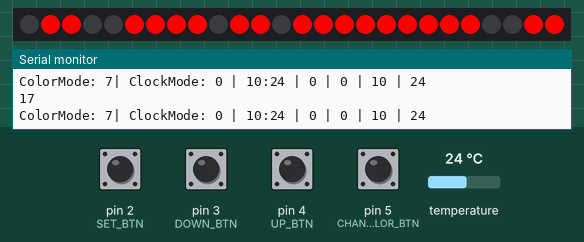
Simulated run of this sketch. Board: Arduino Uno, built with avr-gcc and run on an emulated ATmega328P. Parts: 26 RGB LEDs in strip order, left to right, the last lines printed to the serial monitor. Inputs (shaded band) come from the test bench; at power-on: pin 2 (SET_BTN), pin 3 (DOWN_BTN), pin 4 (UP_BTN), pin 5 (CHANGE_COLOR_BTN) LOW, temperature 24 °C. The local clock reads 2024-03-15 10:24:30 at power-on unless the sketch sets it.

Above: at 2.2 s.
2.3 s: pin 5 (CHANGE_COLOR_BTN) pulled HIGH for 0.15 s
At 3.8 s:
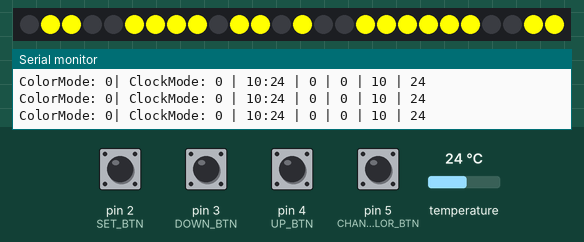
5.4 s: pin 5 (CHANGE_COLOR_BTN) pulled HIGH for 1 s
At 7.8 s:
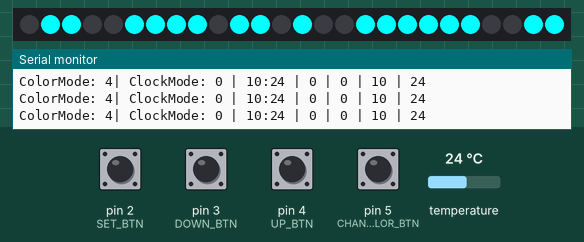
9.4 s: pin 5 (CHANGE_COLOR_BTN) pulled HIGH for 1 s
At 9.7 s:
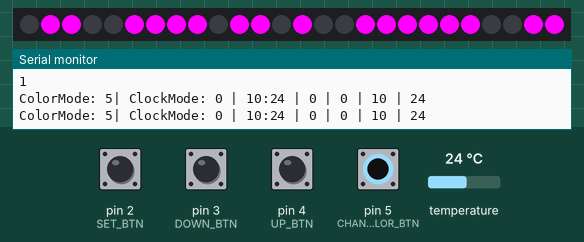
11.9 s: pin 2 (SET_BTN) pulled HIGH for 1 s
At 13.6 s:
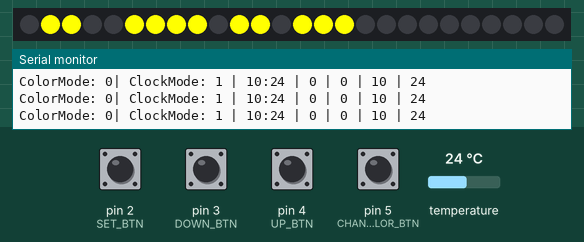
15.5 s: pin 5 (CHANGE_COLOR_BTN) pulled HIGH for 0.15 s
At 17.5 s:
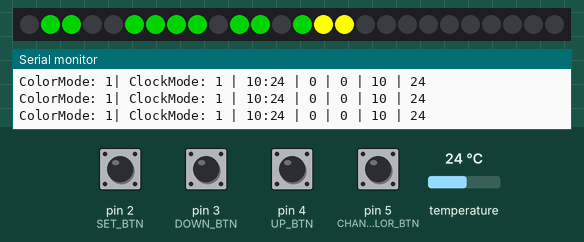
18.6 s: pin 5 (CHANGE_COLOR_BTN) pulled HIGH for 1 s
At 21.7 s:
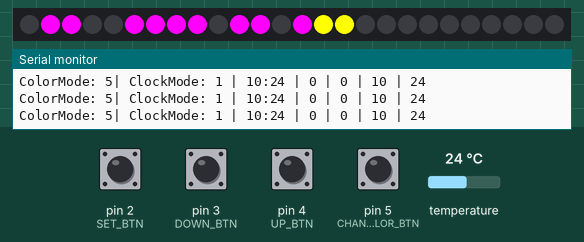
Timing chart, 0 to 22.6 s (numbered marks = the images above; inputs shaded):
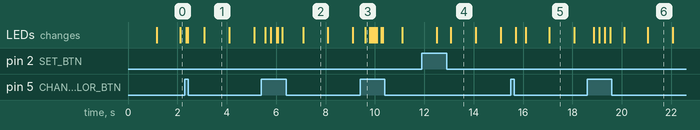

Measured:
- after the input at 2.3 s, the LEDs: first change after 0.06 s (image 1 shows a later state)
- after the input at 5.4 s, the LEDs: first change after 0.16 s (image 2 shows a later state)
- after the input at 9.4 s, the LEDs: change after 0.22 s (image 3)
- after the input at 15.5 s, the LEDs: change after 0.21 s (image 5)
- after the input at 18.6 s, the LEDs: first change after 0.26 s (image 6 shows a later state)
- what the display in image 4 shows lasts 1.0 s, from 13.1 s to 14.1 s

The sketch:

normal_clock_with_switches.ino
```cpp
/*External libraries you need:
 * Adafruit RTCLib:   https://github.com/adafruit/RTClib
 * FastLED:           https://github.com/FastLED/FastLED
 */

// Libraries Required:
#include <FastLED.h>
#include <Wire.h>
#include "RTClib.h"

// FastLED Constants:
#define NUM_LEDS 26
#define DATA_PIN 7
#define BRIGHTNESS 255

#define SEG_0_STARTING_INDEX 0
#define SEG_1_STARTING_INDEX 7
#define SEPERATOR_INDEX 14
#define SEPERATOR_LENGTH 2
#define SEG_2_STARTING_INDEX 16
#define SEG_3_STARTING_INDEX 23

// INPUT/OUTPUT PINS:
#define SET_BTN 2
#define UP_BTN 4
#define DOWN_BTN 3
#define CHANGE_COLOR_BTN 5

// Creating rtc & DateTime Object:
RTC_DS3231 rtc;


// Creating LEDs object for FastLED lib.:
CRGB LEDs[NUM_LEDS];

// Creating Colors:
CRGB color = CRGB(255, 20, 147); // Default Color;
CRGB colorOFF = CRGB::Black;
CHSV colorCHSV;

// Variables:
volatile int hours = 0;   // For Storing Hour Value
volatile int minutes = 0; // For Storing Minute Value

long changeColorBtnLastDebounceTime = 0;
long setBtnLastDebounceTime = 0;
long upBtnLastDebounceTime = 0;
long downBtnLastDebounceTime = 0;
long debounceDelay = 200;
int iColor;
enum modes
{
    SHOW_CLOCK,
    SET_HOUR,
    SET_MINUTES,
    MODES_LENGTH
};
enum modes currentClockMode;

enum colorModes
{
    YELLOW,
    GREEN,
    BLUE,
    RED,
    CYAN,
    MAGENTA,
    RAINBOW,
    PRIMARY,
    COLORMODES_LENGTH
};
enum colorModes currentColorMode;

void setup()
{
    // Setting Up Deafult Modes
    currentClockMode = SHOW_CLOCK;
    currentColorMode = PRIMARY;

    // Seting Up Pin Modes:
    pinMode(SET_BTN, INPUT);
    pinMode(UP_BTN, INPUT);
    pinMode(DOWN_BTN, INPUT);
    pinMode(CHANGE_COLOR_BTN, INPUT);

    // Initialize LED Strip:
    FastLED.delay(1000);
    FastLED.addLeds<WS2812B, DATA_PIN, GRB>(LEDs, NUM_LEDS);
    FastLED.setBrightness(BRIGHTNESS);

    // Initialize Serial Connection:
    Serial.begin(9600);
    while (!Serial)
        ;

    // Initaialize RTC:
    if (!rtc.begin())
    {
        Serial.println("Couldn't find RTC");
        while (1)
            ;
    }

    // Setting Up Time If RTC losts Power/ New Module:
    if (rtc.lostPower())
    {
        Serial.println("RTC lost power, lets set the time!");
        rtc.adjust(DateTime(F(__DATE__), F(__TIME__)));
    }
    //    rtc.adjust(DateTime(F(__DATE__), F(__TIME__)));
    // Display Welcome Message
    displayWelcomeMessage(rtc.now());
}


void loop()
{
  DateTime now = rtc.now();
  Serial.print("ColorMode: ");
  Serial.print(currentColorMode);
  Serial.print("| ClockMode: ");
  Serial.print(currentClockMode);
  Serial.print(" | ");
  Serial.print(now.hour());
  Serial.print(":");
  Serial.print(now.minute());
  Serial.print(" | ");
  Serial.print(digitalRead(UP_BTN));
  Serial.print(" | ");
  Serial.print(digitalRead(DOWN_BTN));
  Serial.print(" | ");
  Serial.print(hours);
  Serial.print(" | ");
  Serial.print(minutes);
  Serial.println();

    switch (currentColorMode)
    {
    case 0:
        color = CRGB::Yellow;
        break;
    case 1:
        color = CRGB::Green;
        break;
    case 2:
        color = CRGB::Blue;
        break;
    case 3:
        color = CRGB::Red;
        ;
        break;
    case 4:
        color = CRGB(0, 255, 255); // CYAN
        break;
    case 5:
        color = CRGB(255, 0, 255); // Magenta
        break;
    case 6: // COLOR CHANGING MODE / RAINBOW MODE
        colorCHSV.sat = 255;
        colorCHSV.val = 255;
        if (colorCHSV.hue >= 255)
            colorCHSV.hue = 0;
        else
            colorCHSV.hue++;
        FastLED.show();
        break;
     case 7: // COLOR CHANGING MODE / PRIMARY MODE
    default:
    {
        colorCHSV.sat = 255;
        colorCHSV.val = 255;
        if (iColor >= 255)
            iColor = 0;
        else
            iColor++;
        if (iColor==0||iColor==86||iColor==171 )colorCHSV.hue=iColor;
        //||iColor==127||iColor==212
        Serial.println(iColor);
    }
        FastLED.show();
        break;
    }

    // Checks if ColorChange Button is Pressed
    if ((millis() - changeColorBtnLastDebounceTime) > debounceDelay)
    {
        if (digitalRead(CHANGE_COLOR_BTN) == HIGH)
        {
            Serial.println(digitalRead(CHANGE_COLOR_BTN));
            currentColorMode = (currentColorMode + 1) % COLORMODES_LENGTH;
        }
        changeColorBtnLastDebounceTime = millis();
    }

    // Checks if SET Button is Pressed
    if ((millis() - setBtnLastDebounceTime) > debounceDelay)
    {
        if (digitalRead(SET_BTN) == HIGH)
        {
            currentClockMode = (currentClockMode + 1) % MODES_LENGTH;
            if (currentClockMode == SHOW_CLOCK)
            {
                int year = now.year();
                int month = now.month();
                int day = now.day();
                int seconds = 0;
                rtc.adjust(DateTime(year, month, day, hours, minutes, seconds));
            }
        }
        setBtnLastDebounceTime = millis();
    }
    if (currentClockMode != SHOW_CLOCK)
            {
                hours = currentClockMode == SET_HOUR ? hours: now.hour();
                minutes = currentClockMode == SET_MINUTES ? minutes: now.minute() ;
                // Checks if UP Button is Pressed
                if ((millis() - upBtnLastDebounceTime) > debounceDelay)
                {
                    if (digitalRead(UP_BTN) == HIGH)
                    {
                      Serial.println("Up Triggered! ");
                        if (currentClockMode == SET_HOUR){
                          hours = (hours + 1) % 24;
                          Serial.println(hours);
                        }

                        else if (currentClockMode == SET_MINUTES){
                          Serial.println(minutes);
                            minutes = (minutes + 1) % 60;
                        }
                    }
                    upBtnLastDebounceTime = millis();
                }
                // Checks if DOWN Button is Pressed
                if ((millis() - downBtnLastDebounceTime) > debounceDelay)
                {
                    if (digitalRead(DOWN_BTN) == HIGH)
                    {
                      Serial.println("Down Triggered! ");
                        if (currentClockMode == SET_HOUR)
                            hours = hours > 0 ? hours - 1 : 23;
                        else if (currentClockMode == SET_MINUTES)
                            minutes = minutes > 0 ? minutes - 1 : 59;
                    }
                    downBtnLastDebounceTime = millis();
                }
            }
    hours = (currentClockMode == SET_HOUR)?hours: now.hour();// : hours;
    minutes = (currentClockMode == SET_MINUTES)?minutes: now.minute();// : minutes;
    int formattedHours = hours > 12 ? hours - 12 : hours;
    int hoursLeft = formattedHours / 10;
    int hoursRight = formattedHours % 10;
    int minutesLeft = minutes / 10;
    int minutesRight = minutes % 10;
    if (currentClockMode == SHOW_CLOCK)
    {
        displaySegments(SEG_0_STARTING_INDEX, minutesRight);
        displaySegments(SEG_1_STARTING_INDEX, minutesLeft);
        // Blinking Seperators
        for (int i = 0; i < SEPERATOR_LENGTH; i++)
        {
            LEDs[SEPERATOR_INDEX + i] = (now.second() % 2 == 0) ? ((currentColorMode == RAINBOW||currentColorMode==PRIMARY) ? colorCHSV : color) : colorOFF;
        }
        displaySegments(SEG_2_STARTING_INDEX, hoursRight);
        LEDs[SEG_3_STARTING_INDEX + 1] = hoursLeft == 1 ? ((currentColorMode == RAINBOW||currentColorMode==PRIMARY) ? colorCHSV : color) : colorOFF;
        LEDs[SEG_3_STARTING_INDEX + 2] = hoursLeft == 1 ? ((currentColorMode == RAINBOW||currentColorMode==PRIMARY) ? colorCHSV : color) : colorOFF;
    }
    else if (currentClockMode == SET_HOUR)
    {
        displaySegments(SEG_0_STARTING_INDEX, minutesRight);
        displaySegments(SEG_1_STARTING_INDEX, minutesLeft);
        // To Make Blinking Effect On the SET Modes
        if (now.second() % 2 == 0)
        {
            displaySegments(SEG_2_STARTING_INDEX, hoursRight);
            LEDs[SEG_3_STARTING_INDEX + 1] = hoursLeft == 1 ? ((currentColorMode == RAINBOW||currentColorMode == PRIMARY) ? colorCHSV : color) : colorOFF;
            LEDs[SEG_3_STARTING_INDEX + 2] = hoursLeft == 1 ? ((currentColorMode == RAINBOW||currentColorMode == PRIMARY) ? colorCHSV : color) : colorOFF;
        }
        else
        {
            displaySegments(SEG_2_STARTING_INDEX, 10);
            //Only 3 Segments used in last digit, due to max support of 12 Hours only.
            LEDs[SEG_3_STARTING_INDEX + 1] = colorOFF;
            LEDs[SEG_3_STARTING_INDEX + 2] = colorOFF;
        }
    }
    else if (currentClockMode == SET_MINUTES)
    {
        displaySegments(SEG_2_STARTING_INDEX, hoursRight);
        LEDs[SEG_3_STARTING_INDEX + 1] = hoursLeft == 1 ? ((currentColorMode == RAINBOW||currentColorMode==PRIMARY) ? colorCHSV : color) : colorOFF;
        LEDs[SEG_3_STARTING_INDEX + 2] = hoursLeft == 1 ? ((currentColorMode == RAINBOW||currentColorMode==PRIMARY) ? colorCHSV : color) : colorOFF;
        // To Make Blinking Effect On the SET Modes
        if (now.second() % 2 == 0)
        {
            displaySegments(SEG_0_STARTING_INDEX, minutesRight);
            displaySegments(SEG_1_STARTING_INDEX, minutesLeft);
        }
        else
        {
            displaySegments(SEG_0_STARTING_INDEX, 10);
            displaySegments(SEG_1_STARTING_INDEX, 10);
        }
    }
    FastLED.show();
}
void displayWelcomeMessage(DateTime now)
{
    Serial.println("Welcome To Mark I :-)");
    Serial.println("RTC Started Succesfully");
    Serial.print("\nRTC Set To:- ");
    Serial.print(now.day(), DEC);
    Serial.print("/");
    Serial.print(now.month(), DEC);
    Serial.print("/");
    Serial.print(now.day(), DEC);
    Serial.print("\t");
    Serial.print(now.hour(), DEC);
    Serial.print(":");
    Serial.print(now.minute(), DEC);
    Serial.print(":");
    Serial.print(now.second(), DEC);
    Serial.print("\nSystem Date:");
    Serial.print(__DATE__);
    Serial.print("\tSystem Time:");
    Serial.print(__TIME__);
    Serial.print("\nRTC Temperature:- ");
    Serial.print(rtc.getTemperature());
    Serial.println(" C");
}

void displaySegments(int startindex, int number)
{
    // Based On 7 Seg LED Layout
    byte numbers[] = {
        0b00111111, // 0
        0b00000110, // 1
        0b01011011, // 2
        0b01001111, // 3
        0b01100110, // 4
        0b01101101, // 5
        0b01111101, // 6
        0b00000111, // 7
        0b01111111, // 8
        0b01101111, // 9
        0b00000000  // 10 (OFF)
    };
    for (int i = 0; i < 7; i++)
    {
        LEDs[i + startindex] = ((numbers[number] & 1 << i) == 1 << i) ? ((currentColorMode == RAINBOW||currentColorMode == PRIMARY) ? colorCHSV : color) : colorOFF;
    }
    FastLED.show();
}

void show_RTC_time(DateTime now)
{
    Serial.print("RTC set to: ");
    Serial.print(now.day(), DEC);
    Serial.print("/");
    Serial.print(now.month(), DEC);
    Serial.print("/");
    Serial.print(now.day(), DEC);
    Serial.print("\t");
    Serial.print(now.hour(), DEC);
    Serial.print(":");
    Serial.print(now.minute(), DEC);
    Serial.print(":");
    Serial.print(now.second(), DEC);
    Serial.println();
}
// LED ARRANGEMENT:
//+---------+---------+-----+---------+---------+
//|    23   |   16    | 14  |    7    |    0    |-> Starting Index
//+---------+---------+-----+---------+---------+
//|    3    |    6    |     |    7    |    0    |
//| 8     4 | 1     7 |  4  | 2     8 | 5     1 |
//|         |    2    |     |    3    |    6    |
//| 7     5 | 0     8 |  5  | 1     9 | 4     2 |
//|    6    |    9    |     |    0    |    3    |
//+----+----+---------+-----+---------+---------+
```
